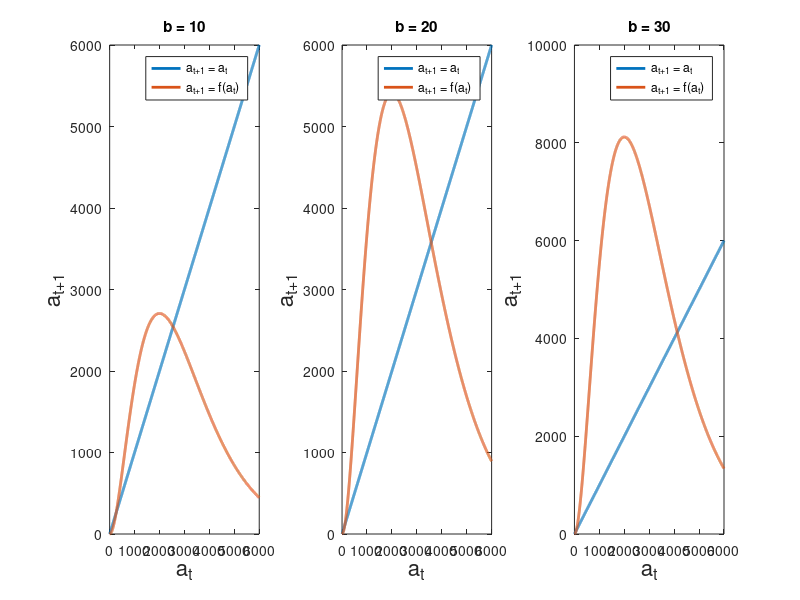

MATLAB code to generate this figure:
%This program plots the mean field eq.
close all
clear all

T = 6000;
b = [10 20 30];
n=1000;
figure

for j = 1:3
    a_t = zeros(1,T);
    a_t(1) = 1000;
    for t = 1:1:T
        a_t(t) = t^2*exp(-t/n)*b(j)/(2*n);
    end
    subplot(1,3,j);
    plot(1:T,1:T, 'LineWidth', 2)
    hold on
    plot(1:1:T,a_t, 'LineWidth', 2)
    xlabel('a_t', 'FontSize', 16);
    ylabel('a_{t+1}', 'Fontsize', 16);
    titl = ['b = ' num2str(b(j))];
    title(titl);
    legend('a_{t+1} = a_t', 'a_{t+1} = f(a_t)')
end